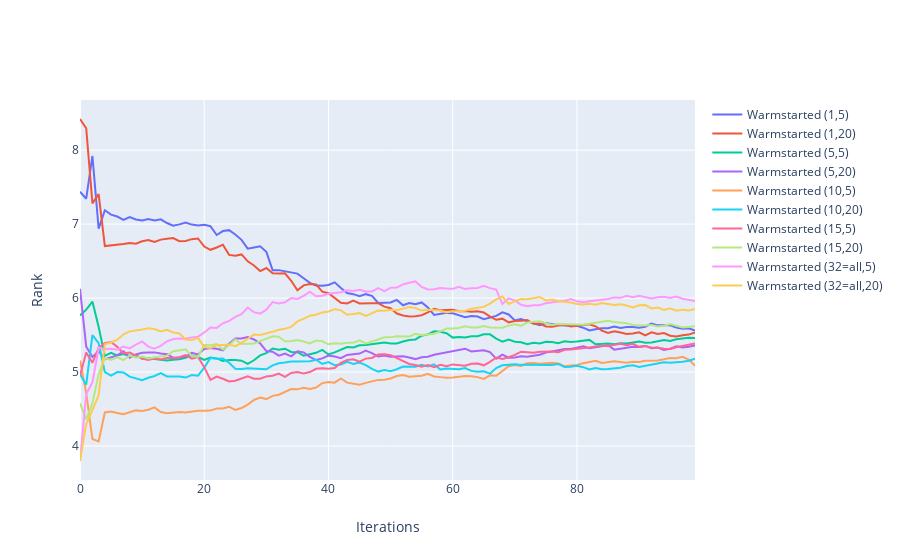

Here is the notebook cell this chart was saved with:
### Code cell
hopt_exp.visualize_avg_ranks()
